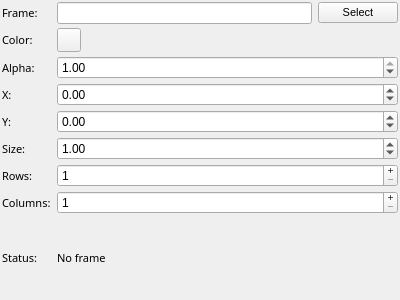
<?xml version="1.0" encoding="UTF-8"?>
<ui version="4.0">
 <class>grid_config</class>
 <widget class="QWidget" name="grid_config">
  <property name="geometry">
   <rect>
    <x>0</x>
    <y>0</y>
    <width>400</width>
    <height>300</height>
   </rect>
  </property>
  <property name="windowTitle">
   <string>Form</string>
  </property>
  <property name="styleSheet">
   <string notr="true"/>
  </property>
  <layout class="QGridLayout" name="gridLayout" columnstretch="0,1,0">
   <property name="verticalSpacing">
    <number>4</number>
   </property>
   <property name="margin">
    <number>2</number>
   </property>
   <item row="2" column="0">
    <widget class="QLabel" name="label">
     <property name="font">
      <font>
       <family>Sans Serif</family>
       <pointsize>8</pointsize>
      </font>
     </property>
     <property name="text">
      <string>Frame:</string>
     </property>
    </widget>
   </item>
   <item row="3" column="0">
    <widget class="QLabel" name="label_3">
     <property name="font">
      <font>
       <family>Sans Serif</family>
       <pointsize>8</pointsize>
      </font>
     </property>
     <property name="text">
      <string>Color:</string>
     </property>
    </widget>
   </item>
   <item row="3" column="1">
    <widget class="mapviz::ColorButton" name="color">
     <property name="maximumSize">
      <size>
       <width>24</width>
       <height>24</height>
      </size>
     </property>
     <property name="autoFillBackground">
      <bool>false</bool>
     </property>
     <property name="styleSheet">
      <string notr="true"/>
     </property>
     <property name="text">
      <string/>
     </property>
    </widget>
   </item>
   <item row="5" column="0">
    <widget class="QLabel" name="label_4">
     <property name="font">
      <font>
       <family>Sans Serif</family>
       <pointsize>8</pointsize>
      </font>
     </property>
     <property name="text">
      <string>X:</string>
     </property>
    </widget>
   </item>
   <item row="6" column="0">
    <widget class="QLabel" name="label_5">
     <property name="font">
      <font>
       <family>Sans Serif</family>
       <pointsize>8</pointsize>
      </font>
     </property>
     <property name="text">
      <string>Y:</string>
     </property>
    </widget>
   </item>
   <item row="7" column="0">
    <widget class="QLabel" name="label_6">
     <property name="font">
      <font>
       <family>Sans Serif</family>
       <pointsize>8</pointsize>
      </font>
     </property>
     <property name="text">
      <string>Size:</string>
     </property>
    </widget>
   </item>
   <item row="10" column="0">
    <widget class="QLabel" name="label_2">
     <property name="font">
      <font>
       <family>Sans Serif</family>
       <pointsize>8</pointsize>
      </font>
     </property>
     <property name="text">
      <string>Status:</string>
     </property>
    </widget>
   </item>
   <item row="10" column="1" colspan="2">
    <widget class="QLabel" name="status">
     <property name="font">
      <font>
       <family>Sans Serif</family>
       <pointsize>8</pointsize>
      </font>
     </property>
     <property name="styleSheet">
      <string notr="true"/>
     </property>
     <property name="text">
      <string>No frame</string>
     </property>
     <property name="wordWrap">
      <bool>true</bool>
     </property>
    </widget>
   </item>
   <item row="8" column="0">
    <widget class="QLabel" name="label_7">
     <property name="font">
      <font>
       <family>Sans Serif</family>
       <pointsize>8</pointsize>
      </font>
     </property>
     <property name="text">
      <string>Rows:</string>
     </property>
    </widget>
   </item>
   <item row="9" column="0">
    <widget class="QLabel" name="label_8">
     <property name="font">
      <font>
       <family>Sans Serif</family>
       <pointsize>8</pointsize>
      </font>
     </property>
     <property name="text">
      <string>Columns:</string>
     </property>
    </widget>
   </item>
   <item row="4" column="0">
    <widget class="QLabel" name="label_9">
     <property name="font">
      <font>
       <family>Sans Serif</family>
       <pointsize>8</pointsize>
      </font>
     </property>
     <property name="text">
      <string>Alpha:</string>
     </property>
    </widget>
   </item>
   <item row="2" column="2">
    <widget class="QPushButton" name="select_frame">
     <property name="font">
      <font>
       <pointsize>8</pointsize>
      </font>
     </property>
     <property name="text">
      <string>Select</string>
     </property>
    </widget>
   </item>
   <item row="2" column="1">
    <widget class="QLineEdit" name="frame">
     <property name="font">
      <font>
       <pointsize>8</pointsize>
      </font>
     </property>
    </widget>
   </item>
   <item row="4" column="1" colspan="2">
    <widget class="QDoubleSpinBox" name="alpha">
     <property name="enabled">
      <bool>true</bool>
     </property>
     <property name="maximum">
      <double>1.000000000000000</double>
     </property>
     <property name="singleStep">
      <double>0.010000000000000</double>
     </property>
     <property name="value">
      <double>1.000000000000000</double>
     </property>
    </widget>
   </item>
   <item row="5" column="1" colspan="2">
    <widget class="QDoubleSpinBox" name="x">
     <property name="sizePolicy">
      <sizepolicy hsizetype="Preferred" vsizetype="Fixed">
       <horstretch>0</horstretch>
       <verstretch>0</verstretch>
      </sizepolicy>
     </property>
     <property name="buttonSymbols">
      <enum>QAbstractSpinBox::UpDownArrows</enum>
     </property>
     <property name="suffix">
      <string/>
     </property>
     <property name="minimum">
      <double>-999999999.000000000000000</double>
     </property>
     <property name="maximum">
      <double>999999999.000000000000000</double>
     </property>
     <property name="value">
      <double>0.000000000000000</double>
     </property>
    </widget>
   </item>
   <item row="6" column="1" colspan="2">
    <widget class="QDoubleSpinBox" name="y">
     <property name="sizePolicy">
      <sizepolicy hsizetype="Preferred" vsizetype="Fixed">
       <horstretch>0</horstretch>
       <verstretch>0</verstretch>
      </sizepolicy>
     </property>
     <property name="buttonSymbols">
      <enum>QAbstractSpinBox::UpDownArrows</enum>
     </property>
     <property name="suffix">
      <string/>
     </property>
     <property name="minimum">
      <double>-999999999.000000000000000</double>
     </property>
     <property name="maximum">
      <double>999999999.000000000000000</double>
     </property>
     <property name="value">
      <double>0.000000000000000</double>
     </property>
    </widget>
   </item>
   <item row="7" column="1" colspan="2">
    <widget class="QDoubleSpinBox" name="size">
     <property name="buttonSymbols">
      <enum>QAbstractSpinBox::UpDownArrows</enum>
     </property>
     <property name="maximum">
      <double>999999999.000000000000000</double>
     </property>
     <property name="value">
      <double>1.000000000000000</double>
     </property>
    </widget>
   </item>
   <item row="8" column="1" colspan="2">
    <widget class="QSpinBox" name="rows">
     <property name="buttonSymbols">
      <enum>QAbstractSpinBox::PlusMinus</enum>
     </property>
     <property name="minimum">
      <number>1</number>
     </property>
     <property name="maximum">
      <number>10000</number>
     </property>
    </widget>
   </item>
   <item row="9" column="1" colspan="2">
    <widget class="QSpinBox" name="columns">
     <property name="buttonSymbols">
      <enum>QAbstractSpinBox::PlusMinus</enum>
     </property>
     <property name="minimum">
      <number>1</number>
     </property>
     <property name="maximum">
      <number>10000</number>
     </property>
     <property name="value">
      <number>1</number>
     </property>
    </widget>
   </item>
  </layout>
 </widget>
 <customwidgets>
  <customwidget>
   <class>mapviz::ColorButton</class>
   <extends>QPushButton</extends>
   <header location="global">mapviz/color_button.hpp</header>
  </customwidget>
 </customwidgets>
 <resources/>
 <connections/>
 <slots>
  <slot>SelectColor()</slot>
  <slot>SelectTopic()</slot>
  <slot>TopicEdited()</slot>
  <slot>PositionToleranceChanged(double)</slot>
  <slot>AngleToleranceChanged(double)</slot>
 </slots>
</ui>
